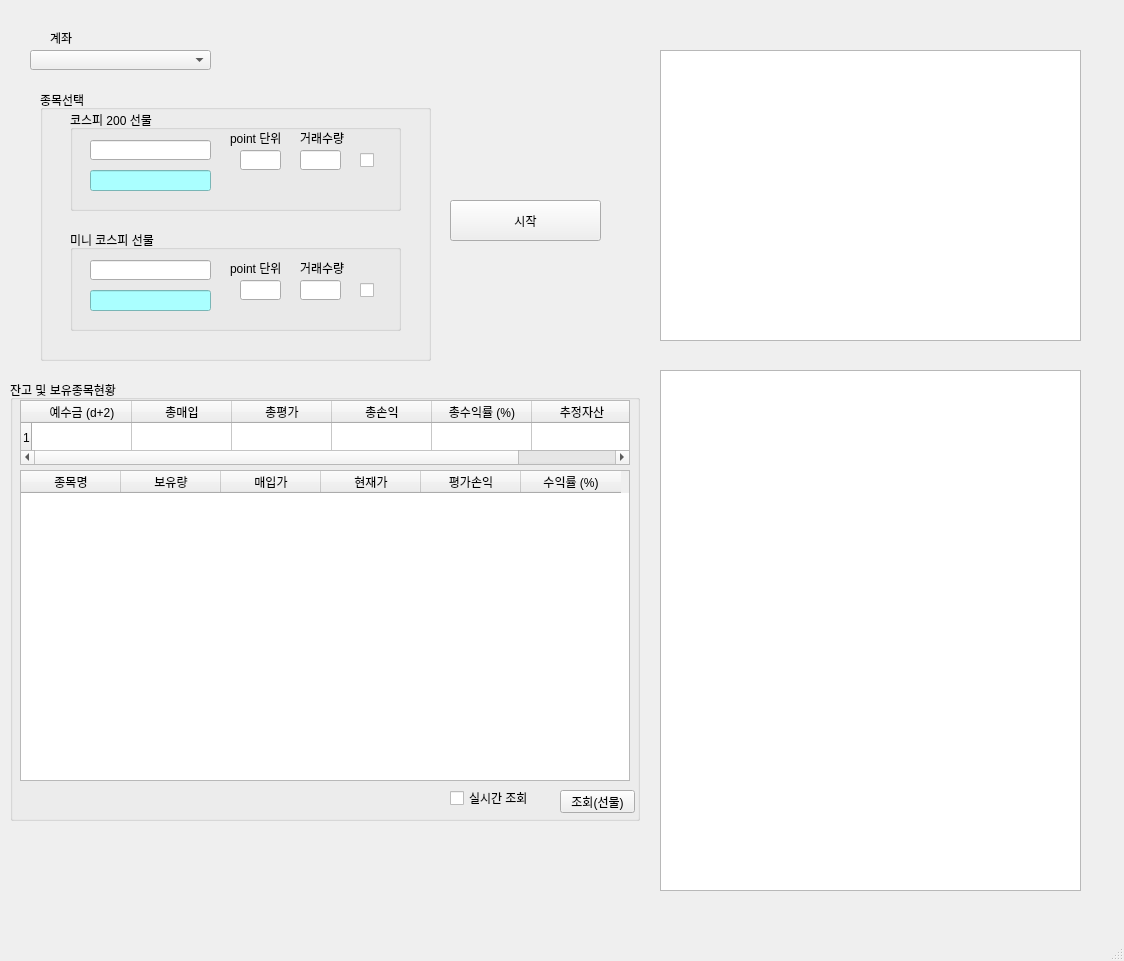
<?xml version="1.0" encoding="UTF-8"?>
<ui version="4.0">
 <class>MainWindow</class>
 <widget class="QMainWindow" name="MainWindow">
  <property name="geometry">
   <rect>
    <x>0</x>
    <y>0</y>
    <width>1124</width>
    <height>961</height>
   </rect>
  </property>
  <property name="windowTitle">
   <string>PyTrader v0.4</string>
  </property>
  <property name="windowIcon">
   <iconset>
    <normaloff>../../../../.designer/backup/icon.png</normaloff>../../../../.designer/backup/icon.png</iconset>
  </property>
  <widget class="QWidget" name="centralwidget">
   <widget class="QGroupBox" name="groupBox_2">
    <property name="geometry">
     <rect>
      <x>10</x>
      <y>380</y>
      <width>630</width>
      <height>441</height>
     </rect>
    </property>
    <property name="title">
     <string>잔고 및 보유종목현황</string>
    </property>
    <widget class="QTableWidget" name="tableWidget">
     <property name="geometry">
      <rect>
       <x>10</x>
       <y>20</y>
       <width>610</width>
       <height>65</height>
      </rect>
     </property>
     <property name="rowCount">
      <number>1</number>
     </property>
     <row/>
     <column>
      <property name="text">
       <string>예수금 (d+2)</string>
      </property>
     </column>
     <column>
      <property name="text">
       <string>총매입</string>
      </property>
     </column>
     <column>
      <property name="text">
       <string>총평가</string>
      </property>
     </column>
     <column>
      <property name="text">
       <string>총손익</string>
      </property>
     </column>
     <column>
      <property name="text">
       <string>총수익률 (%)</string>
      </property>
     </column>
     <column>
      <property name="text">
       <string>추정자산</string>
      </property>
     </column>
    </widget>
    <widget class="QGroupBox" name="groupBox_4">
     <property name="geometry">
      <rect>
       <x>670</x>
       <y>-140</y>
       <width>611</width>
       <height>131</height>
      </rect>
     </property>
     <property name="title">
      <string>잔고확인</string>
     </property>
     <widget class="QTableWidget" name="tableWidget_3">
      <property name="geometry">
       <rect>
        <x>10</x>
        <y>20</y>
        <width>591</width>
        <height>61</height>
       </rect>
      </property>
      <column>
       <property name="text">
        <string>예수금</string>
       </property>
      </column>
      <column>
       <property name="text">
        <string>총매입</string>
       </property>
      </column>
      <column>
       <property name="text">
        <string>총평가</string>
       </property>
      </column>
      <column>
       <property name="text">
        <string>총손익</string>
       </property>
      </column>
      <column>
       <property name="text">
        <string>총수익률</string>
       </property>
      </column>
      <column>
       <property name="text">
        <string>추정자산</string>
       </property>
      </column>
     </widget>
     <widget class="QPushButton" name="pushButton_3">
      <property name="geometry">
       <rect>
        <x>490</x>
        <y>90</y>
        <width>75</width>
        <height>23</height>
       </rect>
      </property>
      <property name="text">
       <string>현금주문</string>
      </property>
     </widget>
    </widget>
    <widget class="QCheckBox" name="checkBox">
     <property name="geometry">
      <rect>
       <x>440</x>
       <y>410</y>
       <width>81</width>
       <height>16</height>
      </rect>
     </property>
     <property name="text">
      <string>실시간 조회</string>
     </property>
    </widget>
    <widget class="QTableWidget" name="tableWidget_2">
     <property name="geometry">
      <rect>
       <x>10</x>
       <y>90</y>
       <width>610</width>
       <height>311</height>
      </rect>
     </property>
     <column>
      <property name="text">
       <string>종목명</string>
      </property>
     </column>
     <column>
      <property name="text">
       <string>보유량</string>
      </property>
     </column>
     <column>
      <property name="text">
       <string>매입가</string>
      </property>
     </column>
     <column>
      <property name="text">
       <string>현재가</string>
      </property>
     </column>
     <column>
      <property name="text">
       <string>평가손익</string>
      </property>
     </column>
     <column>
      <property name="text">
       <string>수익률 (%)</string>
      </property>
     </column>
    </widget>
    <widget class="QPushButton" name="pushButton_4">
     <property name="geometry">
      <rect>
       <x>550</x>
       <y>410</y>
       <width>75</width>
       <height>23</height>
      </rect>
     </property>
     <property name="text">
      <string>조회(선물)</string>
     </property>
    </widget>
   </widget>
   <widget class="QComboBox" name="comboBox">
    <property name="geometry">
     <rect>
      <x>30</x>
      <y>50</y>
      <width>181</width>
      <height>20</height>
     </rect>
    </property>
   </widget>
   <widget class="QLabel" name="label">
    <property name="geometry">
     <rect>
      <x>50</x>
      <y>30</y>
      <width>24</width>
      <height>16</height>
     </rect>
    </property>
    <property name="text">
     <string>계좌</string>
    </property>
   </widget>
   <widget class="QPushButton" name="pushButton_7">
    <property name="geometry">
     <rect>
      <x>450</x>
      <y>200</y>
      <width>151</width>
      <height>41</height>
     </rect>
    </property>
    <property name="text">
     <string>시작</string>
    </property>
   </widget>
   <widget class="QTextEdit" name="textEdit">
    <property name="geometry">
     <rect>
      <x>660</x>
      <y>50</y>
      <width>421</width>
      <height>291</height>
     </rect>
    </property>
   </widget>
   <widget class="QTextEdit" name="textEdit_2">
    <property name="geometry">
     <rect>
      <x>660</x>
      <y>370</y>
      <width>421</width>
      <height>521</height>
     </rect>
    </property>
   </widget>
   <widget class="QGroupBox" name="groupBox">
    <property name="geometry">
     <rect>
      <x>40</x>
      <y>90</y>
      <width>391</width>
      <height>271</height>
     </rect>
    </property>
    <property name="title">
     <string>종목선택</string>
    </property>
    <widget class="QGroupBox" name="groupBox_5">
     <property name="geometry">
      <rect>
       <x>30</x>
       <y>140</y>
       <width>331</width>
       <height>101</height>
      </rect>
     </property>
     <property name="title">
      <string>미니 코스피 선물</string>
     </property>
     <widget class="QLineEdit" name="lineEdit_9">
      <property name="geometry">
       <rect>
        <x>20</x>
        <y>30</y>
        <width>121</width>
        <height>20</height>
       </rect>
      </property>
     </widget>
     <widget class="QLineEdit" name="lineEdit_4">
      <property name="geometry">
       <rect>
        <x>170</x>
        <y>50</y>
        <width>41</width>
        <height>20</height>
       </rect>
      </property>
     </widget>
     <widget class="QLabel" name="label_8">
      <property name="geometry">
       <rect>
        <x>160</x>
        <y>30</y>
        <width>71</width>
        <height>16</height>
       </rect>
      </property>
      <property name="text">
       <string>point 단위</string>
      </property>
     </widget>
     <widget class="QCheckBox" name="checkBox_3">
      <property name="geometry">
       <rect>
        <x>290</x>
        <y>50</y>
        <width>21</width>
        <height>21</height>
       </rect>
      </property>
      <property name="text">
       <string/>
      </property>
     </widget>
     <widget class="QLineEdit" name="lineEdit_5">
      <property name="geometry">
       <rect>
        <x>20</x>
        <y>60</y>
        <width>121</width>
        <height>21</height>
       </rect>
      </property>
      <property name="styleSheet">
       <string notr="true">background-color: rgb(170, 255, 255);</string>
      </property>
      <property name="readOnly">
       <bool>true</bool>
      </property>
     </widget>
     <widget class="QLabel" name="label_9">
      <property name="geometry">
       <rect>
        <x>230</x>
        <y>30</y>
        <width>71</width>
        <height>16</height>
       </rect>
      </property>
      <property name="text">
       <string>거래수량</string>
      </property>
     </widget>
     <widget class="QLineEdit" name="lineEdit_8">
      <property name="geometry">
       <rect>
        <x>230</x>
        <y>50</y>
        <width>41</width>
        <height>20</height>
       </rect>
      </property>
     </widget>
    </widget>
    <widget class="QGroupBox" name="groupBox_3">
     <property name="geometry">
      <rect>
       <x>30</x>
       <y>20</y>
       <width>331</width>
       <height>101</height>
      </rect>
     </property>
     <property name="title">
      <string>코스피 200 선물</string>
     </property>
     <widget class="QLineEdit" name="lineEdit_6">
      <property name="geometry">
       <rect>
        <x>20</x>
        <y>30</y>
        <width>121</width>
        <height>20</height>
       </rect>
      </property>
     </widget>
     <widget class="QLineEdit" name="lineEdit_3">
      <property name="geometry">
       <rect>
        <x>170</x>
        <y>40</y>
        <width>41</width>
        <height>20</height>
       </rect>
      </property>
     </widget>
     <widget class="QLabel" name="label_6">
      <property name="geometry">
       <rect>
        <x>160</x>
        <y>20</y>
        <width>71</width>
        <height>16</height>
       </rect>
      </property>
      <property name="text">
       <string>point 단위</string>
      </property>
     </widget>
     <widget class="QCheckBox" name="checkBox_2">
      <property name="geometry">
       <rect>
        <x>290</x>
        <y>40</y>
        <width>21</width>
        <height>21</height>
       </rect>
      </property>
      <property name="text">
       <string/>
      </property>
     </widget>
     <widget class="QLineEdit" name="lineEdit_2">
      <property name="geometry">
       <rect>
        <x>20</x>
        <y>60</y>
        <width>121</width>
        <height>21</height>
       </rect>
      </property>
      <property name="styleSheet">
       <string notr="true">background-color: rgb(170, 255, 255);</string>
      </property>
      <property name="readOnly">
       <bool>true</bool>
      </property>
     </widget>
     <widget class="QLabel" name="label_7">
      <property name="geometry">
       <rect>
        <x>230</x>
        <y>20</y>
        <width>71</width>
        <height>16</height>
       </rect>
      </property>
      <property name="text">
       <string>거래수량</string>
      </property>
     </widget>
     <widget class="QLineEdit" name="lineEdit_7">
      <property name="geometry">
       <rect>
        <x>230</x>
        <y>40</y>
        <width>41</width>
        <height>20</height>
       </rect>
      </property>
     </widget>
    </widget>
   </widget>
  </widget>
  <widget class="QMenuBar" name="menubar">
   <property name="geometry">
    <rect>
     <x>0</x>
     <y>0</y>
     <width>1124</width>
     <height>21</height>
    </rect>
   </property>
  </widget>
  <widget class="QStatusBar" name="statusbar"/>
 </widget>
 <resources/>
 <connections/>
</ui>
